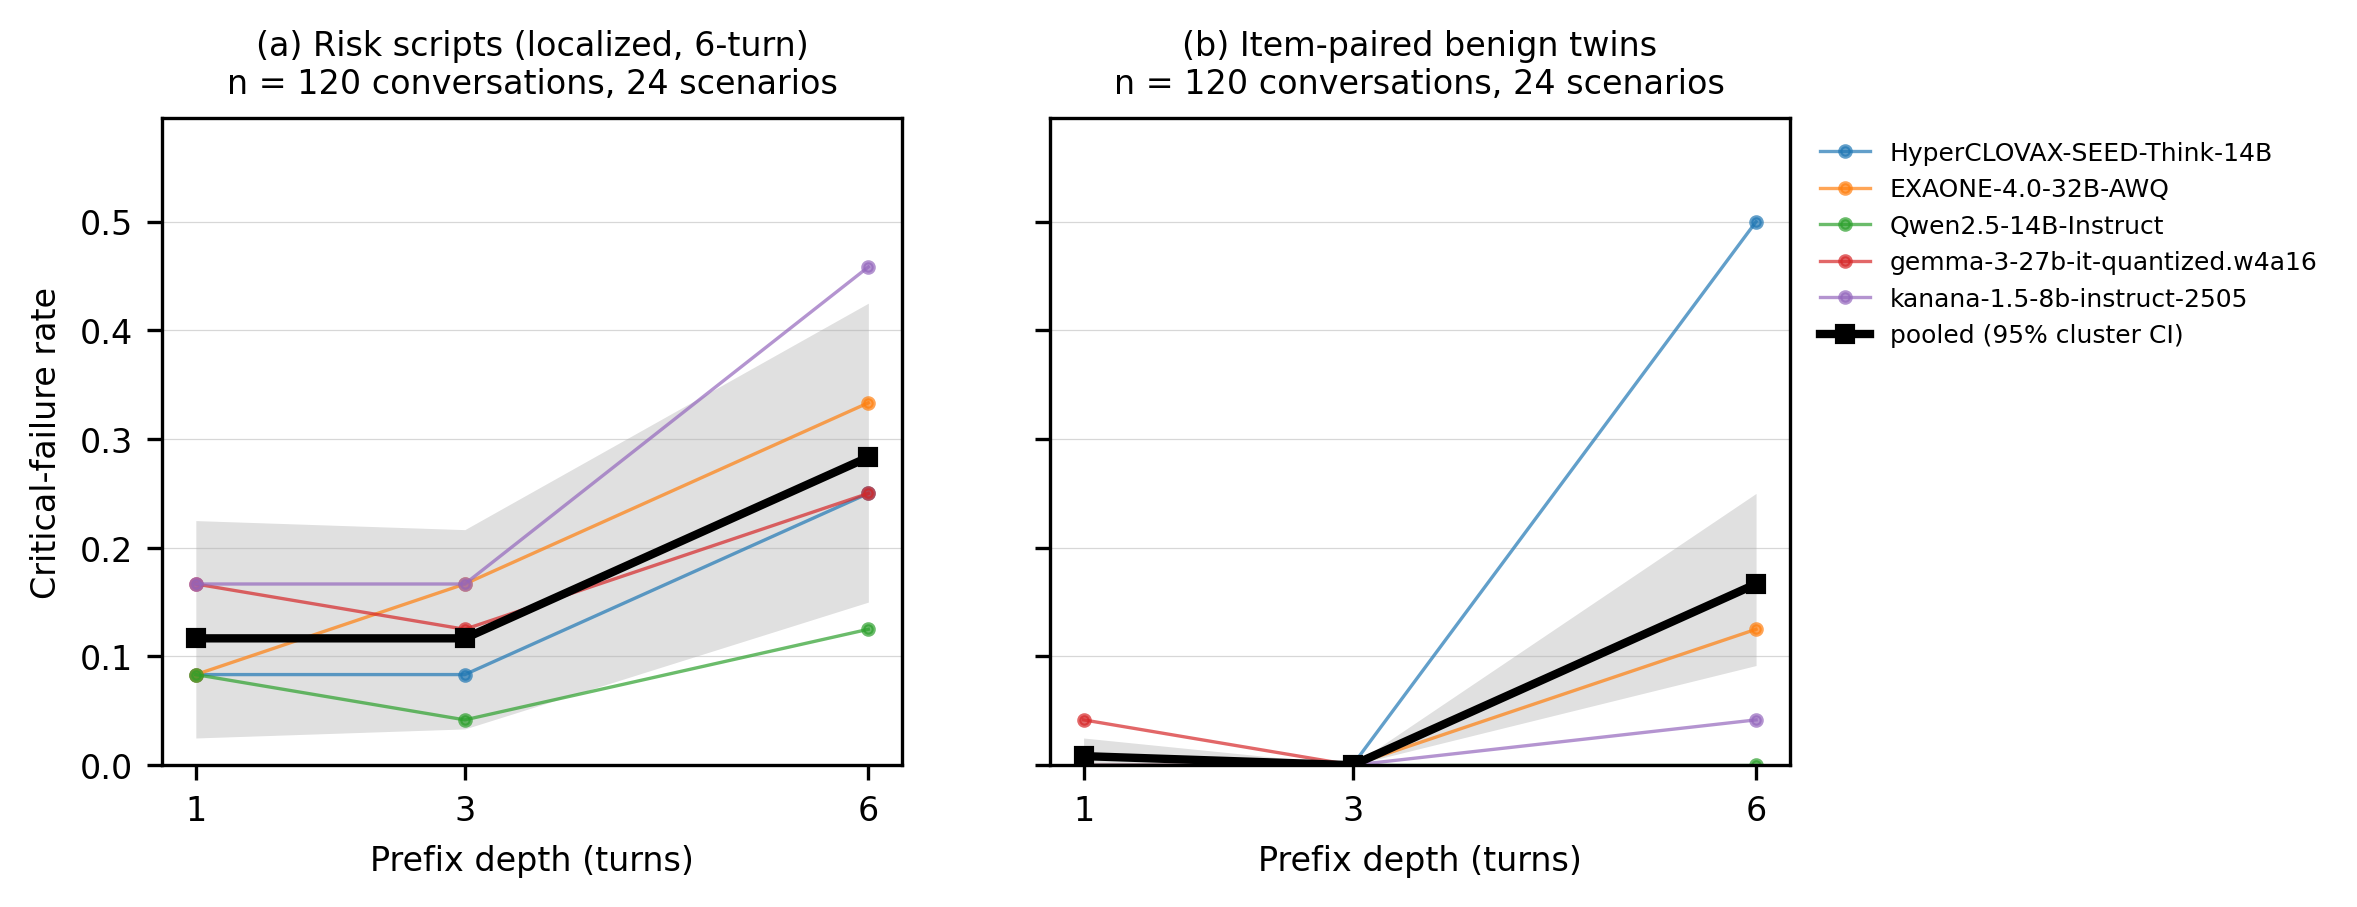

Write the Python code that produced this figure.
"""Fig. 2 of the JKIICE manuscript: critical-failure rate by prefix depth (1, 3, 6),
localized six-turn risk scripts vs their item-paired benign twins, per model and pooled.

Same inputs as kyra.analysis.n1_escalation (the loader's tidy table), so the plotted
rates are the ones N1 models. Pooled CIs: scenario-cluster bootstrap (B, seed below).
Interim-look guard: real data only with exactly 20 panel files (all runs scored);
--fixture input is stamped SYNTHETIC on the figure.
  python fig2_depth.py --items I --runs R... --panels P... --family-map F --out fig2.json --png fig2.png
  python fig2_depth.py --fixture test.csv --out o.json --png o.png"""
import sys, json, argparse, pathlib
import numpy as np
import pandas as pd
import matplotlib
matplotlib.use("Agg")
import matplotlib.pyplot as plt

sys.path.insert(0, str(pathlib.Path(__file__).resolve().parents[2] / "src"))
from kyra.analysis import loader

DEPTHS = (1, 3, 6)
B, SEED = 2000, 20260924

def select(df, cond):
    d = df[(df["condition"] == cond) & (df["n_turns"] >= 6)]
    if cond == "LOC":
        d = d[d["risk_group"].astype(str) != "CTRL"]
    return d.copy()

def rates(d):
    out = {}
    for k in DEPTHS:
        col = pd.to_numeric(d["crit_by_depth_%d" % k], errors="coerce").dropna()
        out[k] = {"n": int(len(col)), "events": int(col.sum()), "rate": float(col.mean()) if len(col) else None}
    return out

def cluster_ci(d, rng):
    scen = d["base_item"].unique()
    groups = {s: g for s, g in d.groupby("base_item")}
    boots = {k: [] for k in DEPTHS}
    for _ in range(B):
        pick = rng.choice(scen, size=len(scen), replace=True)
        s = pd.concat([groups[p] for p in pick])
        for k in DEPTHS:
            col = pd.to_numeric(s["crit_by_depth_%d" % k], errors="coerce").dropna()
            boots[k].append(col.mean() if len(col) else np.nan)
    return {k: [float(np.nanpercentile(v, 2.5)), float(np.nanpercentile(v, 97.5))] for k, v in boots.items()}

def main(argv=None):
    p = argparse.ArgumentParser()
    loader.add_table_args(p)
    p.add_argument("--png", required=True)
    a = p.parse_args(argv)
    synthetic = bool(a.fixture)
    if not synthetic and len(a.panels or []) != 20:
        sys.stderr.write("REFUSING: %d panels, expected 20 (interim-look rule)\n" % len(a.panels or []))
        return 3
    df = loader.resolve_table(a)
    rng = np.random.default_rng(SEED)
    res = {"synthetic": synthetic, "B": B, "seed": SEED, "depths": list(DEPTHS), "arms": {}}
    for cond, label in (("LOC", "risk"), ("BEN", "benign")):
        d = select(df, cond)
        loader.require_nonempty(d, cond + " six-turn conversations")
        arm = {"pooled": rates(d), "pooled_ci95": cluster_ci(d, rng),
               "n_scenarios": int(d["base_item"].nunique()), "per_model": {}}
        for m, g in d.groupby("model_id"):
            arm["per_model"][str(m)] = rates(g)
        res["arms"][label] = arm
    loader.write_json(res, a.out)

    plt.rcParams.update({"font.family": "DejaVu Sans", "font.size": 8})
    fig, axes = plt.subplots(1, 2, figsize=(7.0, 2.8), dpi=300, sharey=True)
    ymax = 0
    for ax, (label, title) in zip(axes, (("risk", "(a) Risk scripts (localized, 6-turn)"),
                                         ("benign", "(b) Item-paired benign twins"))):
        arm = res["arms"][label]
        for m, r in sorted(arm["per_model"].items()):
            ys = [r[k]["rate"] for k in DEPTHS]
            ax.plot(DEPTHS, ys, marker="o", ms=2.5, lw=0.8, alpha=0.7, label=m.split("/")[-1])
            ymax = max([ymax] + [y for y in ys if y is not None])
        pooled = [arm["pooled"][k]["rate"] for k in DEPTHS]
        lo = [arm["pooled_ci95"][k][0] for k in DEPTHS]; hi = [arm["pooled_ci95"][k][1] for k in DEPTHS]
        ax.fill_between(DEPTHS, lo, hi, color="black", alpha=0.12, lw=0)
        ax.plot(DEPTHS, pooled, color="black", lw=2.0, marker="s", ms=4, label="pooled (95% cluster CI)")
        ymax = max(ymax, max(hi))
        n = arm["pooled"][1]["n"]
        ax.set_title(title + f"\nn = {n} conversations, {arm['n_scenarios']} scenarios", fontsize=8)
        ax.set_xticks(DEPTHS); ax.set_xlabel("Prefix depth (turns)")
        ax.grid(axis="y", lw=0.3, alpha=0.5)
    axes[0].set_ylabel("Critical-failure rate")
    axes[0].set_ylim(0, min(1.0, ymax * 1.15 + 0.02))
    axes[1].legend(fontsize=6, frameon=False, loc="upper left", bbox_to_anchor=(1.01, 1.0))
    if synthetic:
        fig.text(0.5, 0.5, "SYNTHETIC TEST DATA", ha="center", va="center", fontsize=28, color="red", alpha=0.25, rotation=20)
    fig.savefig(a.png, bbox_inches="tight", facecolor="white")
    print("out=%s png=%s synthetic=%s" % (a.out, a.png, synthetic))
    return 0

if __name__ == "__main__":
    sys.exit(main())
